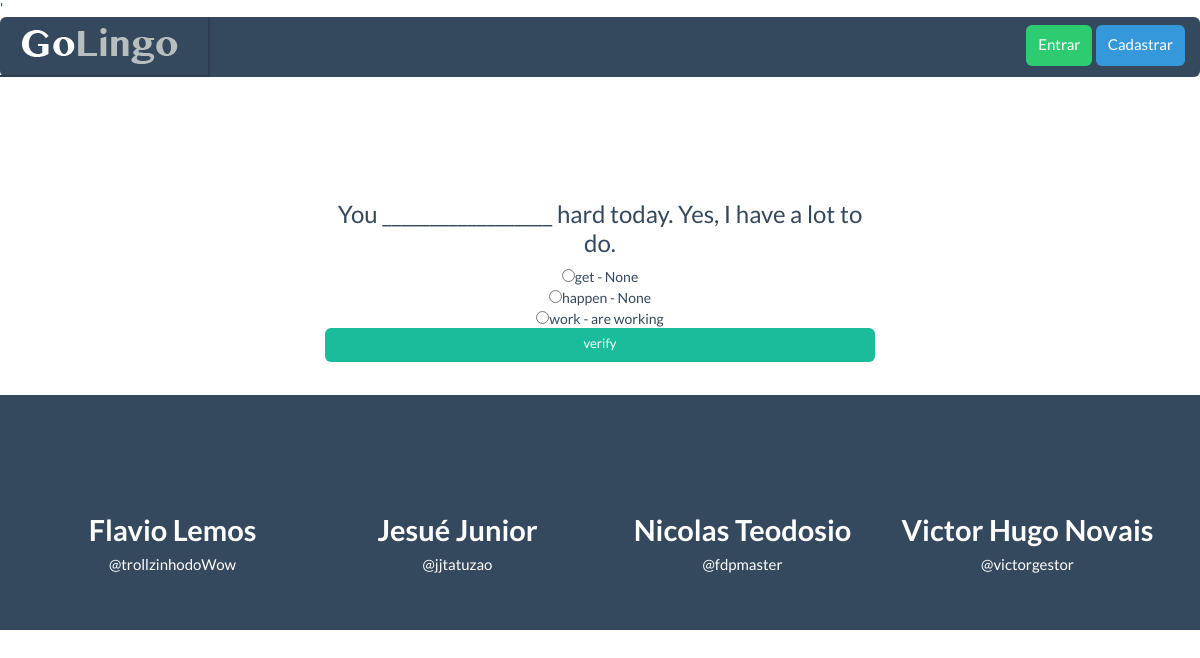
The page /question/ on the database its author committed.
### quiz/models.py (models this page shows, shortened)
class Question(models.Model):
    name = models.TextField(verbose_name='Question')
    answers = models.ManyToManyField(Answer, related_name='answers', db_table='question_has_answer', default=None,
                                     null=True, blank=True)
    answer_correct = models.ForeignKey(Answer, verbose_name='Correct answer')
    lesson = models.ForeignKey(Lesson, verbose_name=u'Lesson', related_name='questions')
    audio = models.ForeignKey(Media, related_name='audio', blank=True, null=True, on_delete=models.DO_NOTHING)
    image = models.ForeignKey(Media, related_name='image', blank=True, null=True, on_delete=models.DO_NOTHING)

class Answer(models.Model):
    name = models.CharField(verbose_name='Answer', max_length=255)
    extra = models.CharField(verbose_name='Other answer', max_length=255, null=True, blank=True)

### quiz/views.py (the view, shortened to what this page needs)
# urls.py: url(r'^question/$', QuestionTemplateView.as_view(), name='question'),
class QuestionTemplateView(LoginRequiredMixin, View):
    template_name = 'question.html'
    model = Question
    def get(self, request, *args, **kwargs):
        cxt = self.get_context_data()
        return TemplateResponse(
            request=self.request,
            template=self.template_name,
            context=cxt,
            **kwargs
        )
    def get_context_data(self, **kwargs):
        question = Question.objects.prefetch_related().all()[:1][0]
        cxt = {
            'question': question.name,
            'answers': question.answers.all
        }
        return cxt

### quiz/templates/question.html
'{% extends 'menu.html' %}
{% load staticfiles %}
{% block container %}
        <form method="post" action="" class="text-center" style="max-width: 550px;margin:0 auto">
            <h6>{{ question }}</h6>
            {% for answer in answers %}
                <input type="radio" name="answer" value="{{ answer.id }}">{{ answer.name }} - {{ answer.extra }}<br>
            {% endfor %}
            <input type="submit" value="verify" class="btn btn-sm btn-primary btn-block"/>
        </form>
{% endblock %}

### static/css/flat-ui.css (style rules this page uses)
body { font-family: 'Lato', Helvetica, Arial, sans-serif; font-size: 14px; line-height: 1.231; color: #34495e; background-color: #ffffff; }
h1, h2, h3, h4, h5, h6, .h1, .h2, .h3, .h4, .h5, .h6 { font-family: 'Lato', Helvetica, Arial, sans-serif; font-weight: 700; line-height: 1.2; }
h4, h5, h6 { margin-top: 4px; margin-bottom: 6px; }
h6 { font-weight: normal; }
h6, .h6 { font-size: 24px; }
.btn, .btn-group > .btn, .btn-group > .dropdown-menu, .btn-group > .popover { font-size: 15px; font-weight: 400; }
.btn-block { white-space: normal; }
.btn { border: none; background: #bdc3c7; color: #ffffff; padding: 9px 12px 10px; line-height: 22px; text-decoration: none; border-radius: 6px; -webkit-transition: 0.25s linear; -moz-transition: 0.25s linear; -o-transition: 0.25s linear; transition: 0.25s linear; -webkit-backface-visibility: hidden; -webkit-user-select: none; -moz-user-select: none; -ms-user-select: none; -o-user-select: none; user-select: none; }
.btn.btn-sm, .input-group-sm .btn { font-size: 13px; line-height: 20px; padding: 6px 13px 8px; }
.btn.btn-primary { background-color: #1abc9c; }

### static/css/style.css (style rules this page uses)
body { background-color: #fff; }
.text-center { text-align: center; }

### rows shown on the page
Question: name "You __________________ hard today. Yes, I have a lot to do."
Answer: name "get", extra "None"
Answer: name "happen", extra "None"
Answer: name "work", extra "are working"
